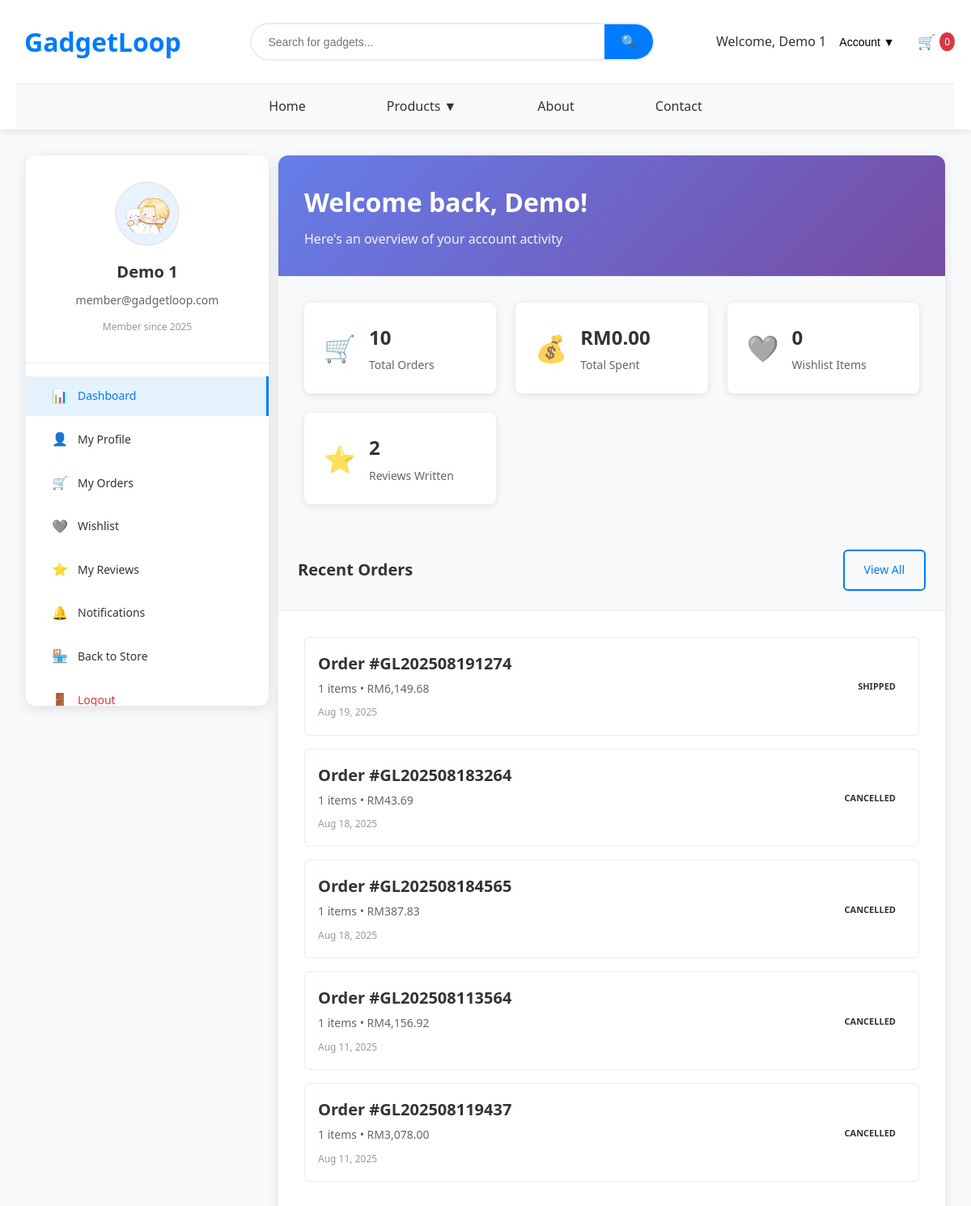
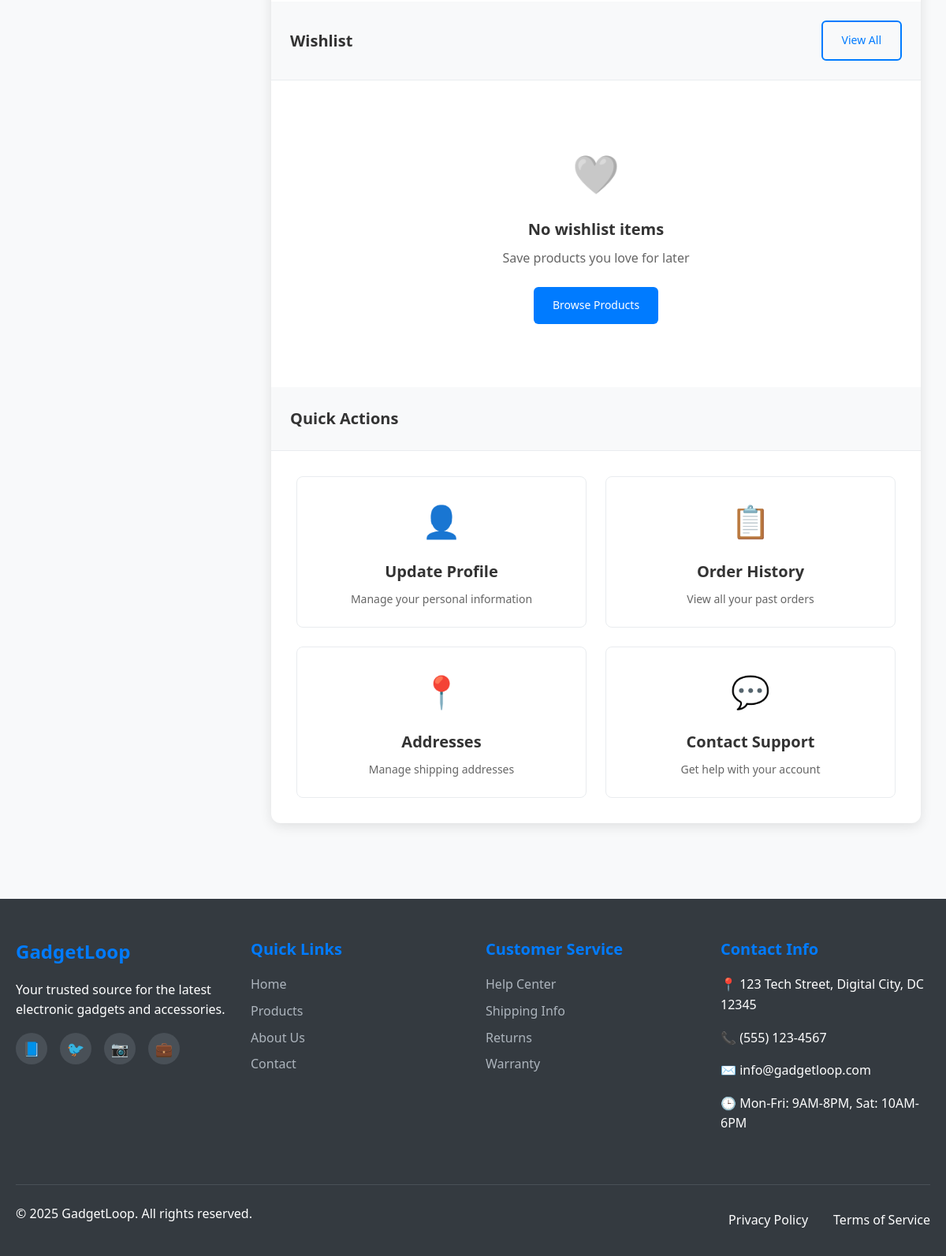
The page /member/dashboard.php (signed in) on the database its author committed (2 pictures, top to bottom).
### tables this page shows
CREATE TABLE `users` (
  `id` int(11) NOT NULL AUTO_INCREMENT,
  `first_name` varchar(50) NOT NULL,
  `last_name` varchar(50) NOT NULL,
  `email` varchar(100) NOT NULL,
  `password` varchar(255) NOT NULL,
  `phone` varchar(20) DEFAULT NULL,
  `role` enum('admin','member') DEFAULT 'member',
  `profile_photo` varchar(255) DEFAULT NULL,
  `is_active` tinyint(1) DEFAULT 1,
  `is_verified` tinyint(1) DEFAULT 0,
  `verification_token` varchar(255) DEFAULT NULL,
  `remember_token` varchar(255) DEFAULT NULL,
  `password_reset_token` varchar(255) DEFAULT NULL,
  `password_reset_expires` datetime DEFAULT NULL,
  `created_at` timestamp NOT NULL DEFAULT current_timestamp(),
  `updated_at` timestamp NOT NULL DEFAULT current_timestamp() ON UPDATE current_timestamp(),
  PRIMARY KEY (`id`),
  UNIQUE KEY `email` (`email`)
);

CREATE TABLE `orders` (
  `id` int(11) NOT NULL AUTO_INCREMENT,
  `user_id` int(11) NOT NULL,
  `order_number` varchar(50) NOT NULL,
  `status` enum('pending','processing','shipped','delivered','cancelled') DEFAULT 'pending',
  `subtotal` decimal(10,2) NOT NULL,
  `tax_amount` decimal(10,2) DEFAULT 0.00,
  `shipping_amount` decimal(10,2) DEFAULT 0.00,
  `discount_amount` decimal(10,2) DEFAULT 0.00,
  `total_amount` decimal(10,2) NOT NULL,
  `shipping_address` longtext DEFAULT NULL CHECK (json_valid(`shipping_address`)),
  `billing_address` longtext DEFAULT NULL CHECK (json_valid(`billing_address`)),
  `payment_method` varchar(50) DEFAULT NULL,
  `payment_status` enum('pending','paid','failed','refunded') DEFAULT 'pending',
  `payment_reference` varchar(100) DEFAULT NULL,
  `notes` text DEFAULT NULL,
  `created_at` timestamp NOT NULL DEFAULT current_timestamp(),
  `updated_at` timestamp NOT NULL DEFAULT current_timestamp() ON UPDATE current_timestamp(),
  PRIMARY KEY (`id`),
  UNIQUE KEY `order_number` (`order_number`),
  KEY `idx_orders_user` (`user_id`),
  KEY `idx_orders_status` (`status`),
  CONSTRAINT `orders_ibfk_1` FOREIGN KEY (`user_id`) REFERENCES `users` (`id`) ON DELETE CASCADE
);

### includes/functions.php (called while the page is built, shortened)
<?php
function getUserById($pdo, $user_id) {
    $stmt = $pdo->prepare("SELECT * FROM users WHERE id = ?");
    $stmt->execute([$user_id]);
    return $stmt->fetch();
}
?>

### member/dashboard.php (the view, shortened to what this page needs)
<?php
require_once '../includes/config.php';
require_once '../includes/functions.php';
$user_id = $_SESSION['user_id'];
$stmt = $pdo->prepare("SELECT COUNT(*) FROM orders WHERE user_id = ?");
$stmt->execute([$user_id]);
$total_orders = $stmt->fetchColumn();
$stmt = $pdo->prepare("SELECT SUM(total_amount) FROM orders WHERE user_id = ? AND payment_status = 'paid'");
$stmt->execute([$user_id]);
$total_spent = $stmt->fetchColumn() ?: 0;
$stmt = $pdo->prepare("SELECT COUNT(*) FROM reviews WHERE user_id = ?");
$stmt->execute([$user_id]);
$reviews_count = $stmt->fetchColumn();
$stmt = $pdo->prepare("
    SELECT o.*, COUNT(oi.id) as item_count
    FROM orders o
    LEFT JOIN order_items oi ON o.id = oi.order_id
    WHERE o.user_id = ?
    GROUP BY o.id
    ORDER BY o.created_at DESC
    LIMIT 5
");
$stmt->execute([$user_id]);
$recent_orders = $stmt->fetchAll();
$stmt = $pdo->prepare("
    SELECT w.*, p.name, p.price, p.main_image, p.discount_percentage,
    CASE WHEN p.discount_percentage > 0
         THEN p.price * (1 - p.discount_percentage / 100)
         ELSE p.price END as sale_price
    FROM wishlist w
    JOIN products p ON w.product_id = p.id
    WHERE w.user_id = ? AND p.is_active = 1
    ORDER BY w.created_at DESC
    LIMIT 4
");
$stmt->execute([$user_id]);
$wishlist_items = $stmt->fetchAll();
?>
<!DOCTYPE html>
<html lang="en">
<head>
    <link rel="stylesheet" href="../css/style.css">
    <link rel="stylesheet" href="../css/member.css">
</head>
<body data-page="dashboard" class="logged-in">
    <?php include '../includes/header.php'; ?>
    <main>
            <div class="member-layout">
                              <?php include 'includes/member-sidebar.php'; ?>
                <div class="member-content">
                    <div class="page-header">
                        <h1>Welcome back, <?php echo htmlspecialchars($user['first_name']); ?>!</h1>
                        <p>Here's an overview of your account activity</p>
                    </div>
                    <div class="profile-stats">
                        <div class="stat-card">
                            <div class="stat-icon">🛒</div>
                            <div class="stat-info">
                                <h3><?php echo $total_orders; ?></h3>
                                <p>Total Orders</p>
                            </div>
                        </div>
                        <div class="stat-card">
                            <div class="stat-icon">💰</div>
                            <div class="stat-info">
                                <h3>RM<?php echo number_format($total_spent, 2); ?></h3>
                                <p>Total Spent</p>
                            </div>
                        </div>
                        <div class="stat-card">
                            <div class="stat-icon">🩶</div>
                            <div class="stat-info">
                                <h3><?php echo $wishlist_count; ?></h3>
                                <p>Wishlist Items</p>
                            </div>
                        </div>
                        <div class="stat-card">
                            <div class="stat-icon">⭐</div>
                            <div class="stat-info">
                                <h3><?php echo $reviews_count; ?></h3>
                                <p>Reviews Written</p>
                            </div>
                        </div>
                    </div>
                    <div class="dashboard-sections">
                        <div class="dashboard-section">
                            <div class="section-header">
                                <h3>Recent Orders</h3>
                                <a href="orders.php" class="btn btn-outline btn-sm">View All</a>
                            </div>
                            <div class="section-content">
                                <?php if (empty($recent_orders)): ?>
                                    <div class="empty-state">
                                        <div class="empty-icon">📦</div>
                                        <h4>No orders yet</h4>
                                        <p>Start shopping to see your orders here</p>
                                        <a href="products.php" class="btn btn-primary">Browse Products</a>
                                    </div>
                                <?php else: ?>
                                    <div class="orders-list">
                                        <?php foreach ($recent_orders as $order): ?>
                                        <div class="order-item">
                                            <div class="order-info">
                                                <h4>Order #<?php echo htmlspecialchars($order['order_number']); ?></h4>
                                                <p><?php echo $order['item_count']; ?> items • RM<?php echo number_format($order['total_amount'], 2); ?></p>
                                                <small><?php echo date('M j, Y', strtotime($order['created_at'])); ?></small>
                                            </div>
                                            <div class="order-status">
                                                <span class="status-badge status-<?php echo $order['status']; ?>">
                                                    <?php echo ucfirst($order['status']); ?>
                                                </span>
                                            </div>
                                        </div>
                                        <?php endforeach; ?>
                                    </div>
                                <?php endif; ?>
                            </div>
                        </div>
                        <div class="dashboard-section">
                            <div class="section-header">
                                <h3>Wishlist</h3>
                                <a href="wishlist.php" class="btn btn-outline btn-sm">View All</a>
                            </div>
                            <div class="section-content">
                                <?php if (empty($wishlist_items)): ?>
                                    <div class="empty-state">
                                        <div class="empty-icon">🩶</div>
                                        <h4>No wishlist items</h4>
                                        <p>Save products you love for later</p>
                                        <a href="products.php" class="btn btn-primary">Browse Products</a>
                                    </div>
                                <?php endif; ?>
                            </div>
                        </div>
                        <div class="dashboard-section">
                            <div class="section-header">
                                <h3>Quick Actions</h3>
                            </div>
                            <div class="section-content">
                                <div class="quick-actions">
                                    <a href="profile.php" class="action-card">
                                        <div class="action-icon">👤</div>
                                        <h4>Update Profile</h4>
                                        <p>Manage your personal information</p>
                                    </a>
                                    <a href="orders.php" class="action-card">
                                        <div class="action-icon">📋</div>
                                        <h4>Order History</h4>
                                        <p>View all your past orders</p>
                                    </a>
                                    <a href="member/addresses.php" class="action-card">
                                        <div class="action-icon">📍</div>
                                        <h4>Addresses</h4>
                                        <p>Manage shipping addresses</p>
                                    </a>
                                    <a href="../contact.php" class="action-card">
                                        <div class="action-icon">💬</div>
                                        <h4>Contact Support</h4>
                                        <p>Get help with your account</p>
                                    </a>
                                </div>
                            </div>
                        </div>
                    </div>
                </div>
            </div>
    </main>
    <?php include '../includes/footer.php'; ?>
</body>
</html>

### member/includes/member-sidebar.php (shortened to what this page needs)
<?php
$user_id = $_SESSION['user_id'];
$user = getUserById($pdo, $user_id);
?>
<aside class="member-sidebar">
    <div class="member-profile-card">
        <div class="profile-avatar">
            <?php if ($user['profile_photo']): ?>
                <img src="uploads/profiles/<?php echo htmlspecialchars($user['profile_photo']); ?>"
                     alt="Profile Photo">
            <?php else: ?>
                <div class="default-avatar">
                    <?php echo strtoupper(substr($user['first_name'], 0, 1) . substr($user['last_name'], 0, 1)); ?>
                </div>
            <?php endif; ?>
        </div>
        <div class="profile-info">
            <h3><?php echo htmlspecialchars($user['first_name'] . ' ' . $user['last_name']); ?></h3>
            <p><?php echo htmlspecialchars($user['email']); ?></p>
            <span class="member-since">Member since <?php echo date('Y', strtotime($user['created_at'])); ?></span>
        </div>
    </div>
    <nav class="member-nav">
        <ul class="nav-menu">
            <li class="nav-item <?php echo basename($_SERVER['PHP_SELF']) === 'dashboard.php' ? 'active' : ''; ?>">
                <a href="/GadjetLoop/member/dashboard.php">
                    <span class="nav-icon">📊</span>
                    <span class="nav-text">Dashboard</span>
                </a>
            </li>
            <li class="nav-item <?php echo basename($_SERVER['PHP_SELF']) === 'profile.php' ? 'active' : ''; ?>">
                <a href="/GadjetLoop/member/profile.php">
                    <span class="nav-icon">👤</span>
                    <span class="nav-text">My Profile</span>
                </a>
            </li>
            <li class="nav-item <?php echo basename($_SERVER['PHP_SELF']) === 'orders.php' ? 'active' : ''; ?>">
                <a href="orders.php">
                    <span class="nav-icon">🛒</span>
                    <span class="nav-text">My Orders</span>
                </a>
            </li>
            <li class="nav-item <?php echo basename($_SERVER['PHP_SELF']) === 'wishlist.php' ? 'active' : ''; ?>">
                <a href="/GadjetLoop/member/wishlist.php">
                    <span class="nav-icon">🩶</span>
                    <span class="nav-text">Wishlist</span>
                    <?php
                    $stmt = $pdo->prepare("SELECT COUNT(*) FROM wishlist WHERE user_id = ?");
                    $stmt->execute([$user_id]);
                    $wishlist_count = $stmt->fetchColumn();
                    ?>
                </a>
            </li>
            <li class="nav-item <?php echo basename($_SERVER['PHP_SELF']) === 'reviews.php' ? 'active' : ''; ?>">
                <a href="/GadjetLoop/member/reviews.php">
                    <span class="nav-icon">⭐</span>
                    <span class="nav-text">My Reviews</span>
                </a>
            </li>
           <li class="nav-item <?php echo basename($_SERVER['PHP_SELF']) === 'notifications.php' ? 'active' : ''; ?>">
                <a href="/GadjetLoop/member/notification.php">
                    <span class="nav-icon">🔔</span>
                    <span class="nav-text">Notifications</span>
                </a>
            </li>
            <li class="nav-item">
                <a href="/GadjetLoop/index.php">
                    <span class="nav-icon">🏪</span>
                    <span class="nav-text"> Back to Store</span>
                </a>
            </li>
            <li class="nav-item">
                <a href="/GadjetLoop/logout.php" class="logout-link">
                    <span class="nav-icon">🚪</span>
                    <span class="nav-text">Logout</span>
                </a>
            </li>
        </ul>
    </nav>
</aside>

### css/style.css (style rules this page uses)
* { margin: 0; padding: 0; box-sizing: border-box; }
body { font-family: 'Segoe UI', Tahoma, Geneva, Verdana, sans-serif; line-height: 1.6; color: #333; background-color: #f8f9fa; }
h1, h2, h3, h4, h5, h6 { margin-bottom: 1rem; font-weight: 600; }
h1 { font-size: 2.5rem; }
h3 { font-size: 1.5rem; }
h4 { font-size: 1.25rem; }
p { margin-bottom: 1rem; }
.btn { display: inline-block; padding: 12px 24px; border: none; border-radius: 6px; text-decoration: none; font-size: 14px; font-weight: 500; cursor: pointer; transition: all 0.3s ease; text-align: center; }
.btn-primary, .btn-primary:visited, .btn-primary:focus, .btn-primary:active { background-color: #007bff; color: white; }
.btn-outline { background-color: transparent; color: #007bff; border: 2px solid #007bff; }
.nav-menu { display: flex; justify-content: center; list-style: none; margin: 0; padding: 0; }
.nav-menu li { position: relative; }
.nav-menu a { display: block; padding: 15px 50px; text-decoration: none; color: #333; font-weight: 500; transition: background-color 0.3s ease; }

### rows shown on the page
users: profile_photo (picture), first_name+last_name "Demo 1", email "member@gadgetloop.com", created_at "2025", first_name "Demo"
orders: order_number "GL202508191274", item_count "1", total_amount "6,149.68", created_at "Aug 19, 2025", status "SHIPPED"
orders: order_number "GL202508183264", item_count "1", total_amount "43.69", created_at "Aug 18, 2025", status "CANCELLED"
orders: order_number "GL202508184565", item_count "1", total_amount "387.83", created_at "Aug 18, 2025", status "CANCELLED"
orders: order_number "GL202508113564", item_count "1", total_amount "4,156.92", created_at "Aug 11, 2025", status "CANCELLED"
orders: order_number "GL202508119437", item_count "1", total_amount "3,078.00", created_at "Aug 11, 2025", status "CANCELLED"

### other values the page prints
$_SESSION['user_name'] "Demo 1"
$cartCount "0"
$total_orders "10"
$total_spent "0.00"
$wishlist_count "0"
$reviews_count "2"
